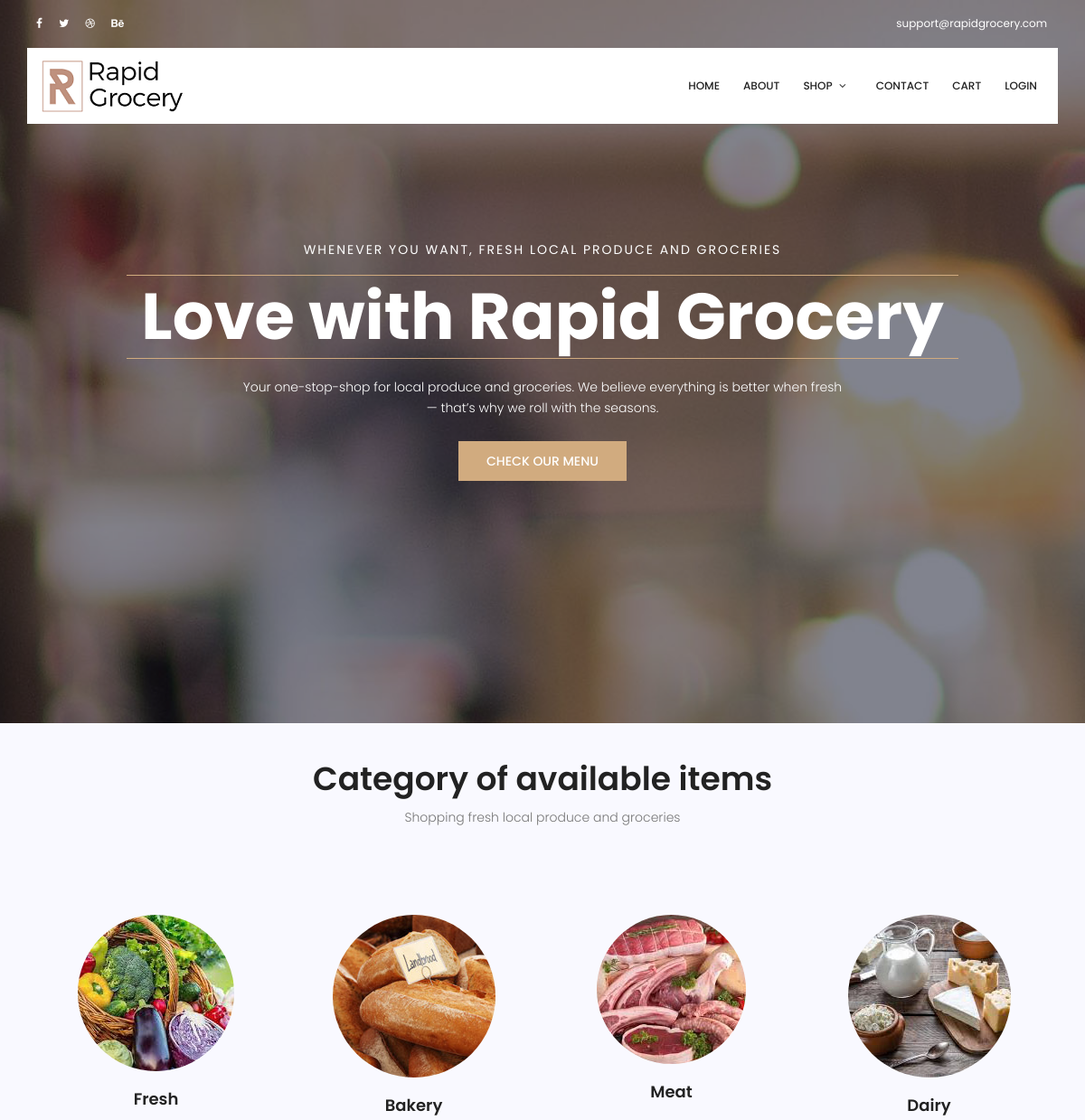
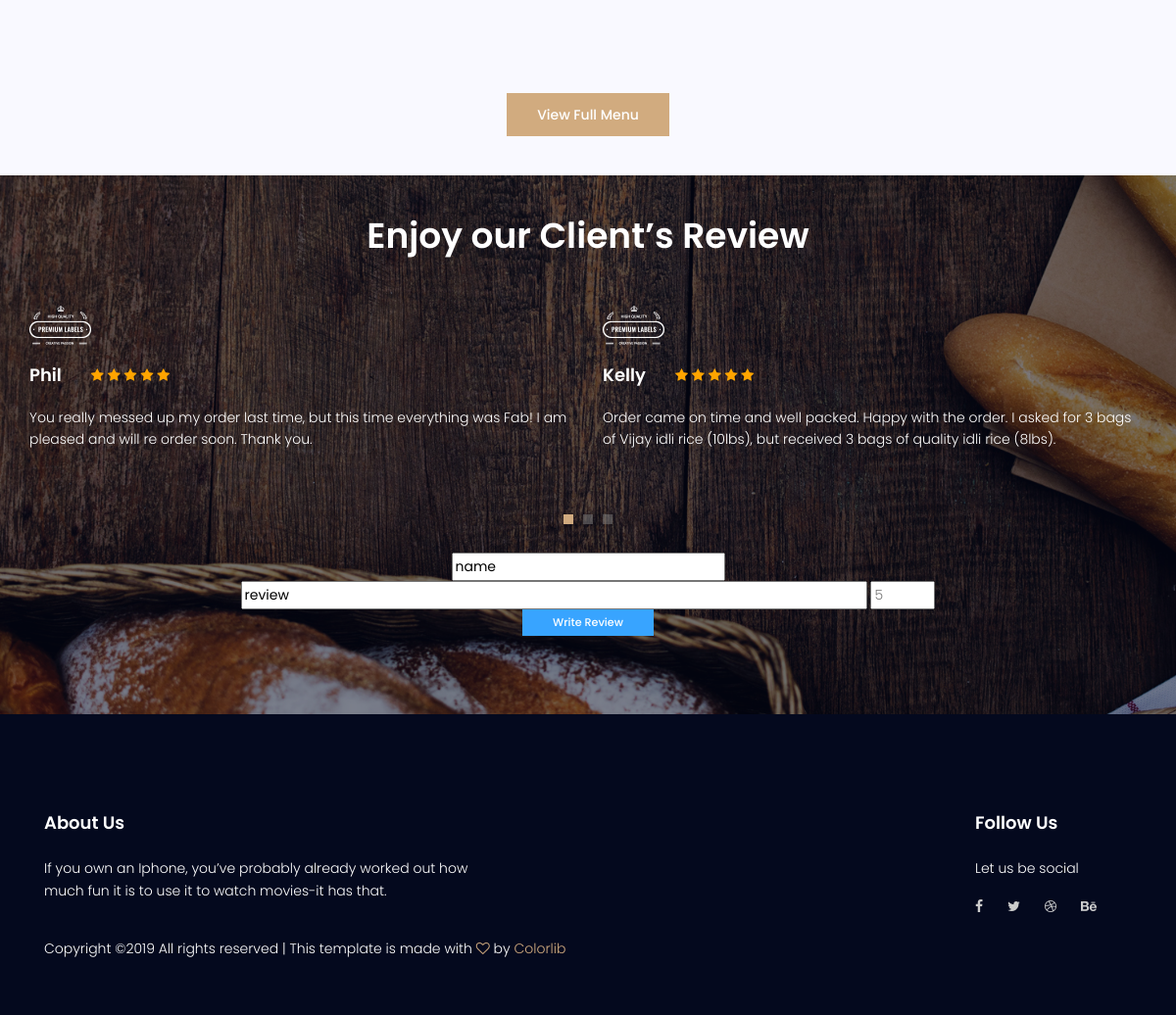
The page / on the database its author committed (2 pictures, top to bottom).
### tables this page shows
CREATE TABLE review (
  review_id        INT            PRIMARY KEY   AUTO_INCREMENT,
  reviewer_name      VARCHAR(50)   NOT NULL,
  review_content 	 VARCHAR(255)   NOT NULL,
  review_star		INT		 NOT NULL,  
  review_date         DATETIME             DEFAULT NULL
);

### include/review.php (the view, shortened to what this page needs)
<?php
include (dirname(__DIR__). "/config.php");
 $sql = "SELECT * FROM review order by review_date desc limit 6";
 $result = $con->query($sql);
?>
<section class="review-area section-gap relative">
    <div class="overlay overlay-bg"></div>
    <div class="container">
        <div class="row d-flex justify-content-center">
            <div class="col-md-9 pb-40 header-text text-center">
                <h1 class="pb-10 text-white">Enjoy our Client’s Review</h1>
            </div>
        </div>
        <div class="row">
            <div class="active-review-carusel">
            <?php
             if ($result->num_rows > 0)
             {
                 while($rows = $result->fetch_assoc())
                 {
                    $reviewer_name = $rows["reviewer_name"];
                    $review_content = $rows["review_content"];
                    $review_star = $rows["review_star"];
            ?>
                <div class="single-review item">
                    <img src="img/r1.png" alt="">
                    <div class="title justify-content-start d-flex">
                        <h4><?php echo $reviewer_name?></h4>
                        <div class="star">
                            <span class="fa fa-star <?php if($review_star!='0'){ echo checked; } ?>"></span>
                            <span class="fa fa-star <?php if($review_star!='0' | $review_star!='1' ){ echo checked; } ?>"></span>
                            <span class="fa fa-star <?php if($review_star=='3' | $review_star=='4' | $review_star=='5'){ echo checked; } ?>"></span>
                            <span class="fa fa-star <?php if($review_star=='4' | $review_star=='5'){ echo checked; } ?>"></span>
                            <span class="fa fa-star <?php if($review_star=='5'){ echo checked; } ?>"></span>
                        </div>
                    </div>
                    <p><?php echo $review_content?></p>
                </div>
              <?php
                     }
                 }
                 else
                 {
                    echo "<script type='text/javascript'>";
                    echo "alert('need to add address information')";
                    echo "</script>";
                 }
             ?>
            </div>
        </div>
        <div class="row d-flex justify-content-center">
            <div class="col-md-9 pb-40 header-text text-center">
                 <br/>
                 <form class="form-area" id="review" action="include/review_up.php" method="post">
                  <input type="text" id ="reviewer_name" name="reviewer_name" value="name" required>
                  <input type="text" id="review_content" name="review_content" value="review" required size="50">
                   <input type="number" id="review_star" name="review_star" value="rate" required size="1" min="0" max="5" placeholder="5">
                   <input id="submit" type="submit" name="submit" value="Write Review" class="genric-btn small info">
                </form>
            </div>
        </div>
    </div>
</section>

### css/main.css (style rules this page uses)
body { color:#777;font-family:"Poppins",sans-serif;font-size:14px;font-weight:300;line-height:1.625em;position:relative }
a { -webkit-transition:all 0.3s ease 0s;-moz-transition:all 0.3s ease 0s;-o-transition:all 0.3s ease 0s;transition:all 0.3s ease 0s }
a,a:focus,a:hover { text-decoration:none;outline:0 }
h1,h2,h3,h4,h5,h6 { font-family:"Poppins",sans-serif;color:#222;line-height:1.2em !important;margin-bottom:0;margin-top:0;font-weight:600 }
h1,.h1 { font-size:36px }
h4,.h4 { font-size:18px }
h6,.h6 { font-size:14px;color:#222 }
.pb-10 { padding-bottom:10px }
.pb-40 { padding-bottom:40px }
.text-white { color:#fff }
.text-center { text-align:center }
.relative { position:relative }
.overlay { position:absolute;left:0;right:0;top:0;bottom:0 }
h1 { font-size:36px }
h4 { font-size:18px }
h6 { font-size:14px }
h1,h2,h3,h4,h5,h6 { line-height:1.5em }
.genric-btn { display:inline-block;outline:none;line-height:40px;padding:0 30px;font-size:.8em;text-align:center;text-decoration:none;font-weight:500;cursor:pointer;-webkit-transition:all 0.3s ease 0s;-moz-transition:all 0.3s ease 0s;-o-transition:all 0.3s ease 0s;transition:all 0.3s ease 0s }
.genric-btn.small { line-height:25px }
.genric-btn.info { color:#fff;background:#38a4ff;border:1px solid transparent }
.section-gap { padding:40px 0 }
.review-area { background:url(../img/review-bg.jpg) center;background-size:cover;color:#fff }
.review-area h4 { color:#fff }
.review-area .overlay-bg { background:rgba(4,9,30,0.5) }
.review-area .owl-carousel .owl-item img { width:auto !important }
.single-review .title { margin:20px 0 }
.single-review .star { margin-left:30px }
.single-review .star .checked { color:orange }
.footer-area { background:#04091e;padding-top:100px }
.footer-area h6 { margin-bottom:25px;font-size:18px;font-weight:600;color:#fff }
.footer-area p { color:#fff }
.footer-social a { padding-right:25px;-webkit-transition:all 0.3s ease 0s;-moz-transition:all 0.3s ease 0s;-o-transition:all 0.3s ease 0s;transition:all 0.3s ease 0s }
.footer-social i { color:#cccccc;-webkit-transition:all 0.3s ease 0s;-moz-transition:all 0.3s ease 0s;-o-transition:all 0.3s ease 0s;transition:all 0.3s ease 0s }
.footer-text { padding-top:20px }
.footer-text a,.footer-text i { color:#d1ab7f }

### rows shown on the page
review: reviewer_name "Phil", review_star 5 (drawn), review_content "You really messed up my order last time, but this time everything was Fab! I am pleased and will re order soon. Thank you."
review: reviewer_name "Kelly", review_star 5 (drawn), review_content "Order came on time and well packed. Happy with the order. I asked for 3 bags of Vijay idli rice (10lbs), but received 3 bags of quality idli rice (8lbs)."
